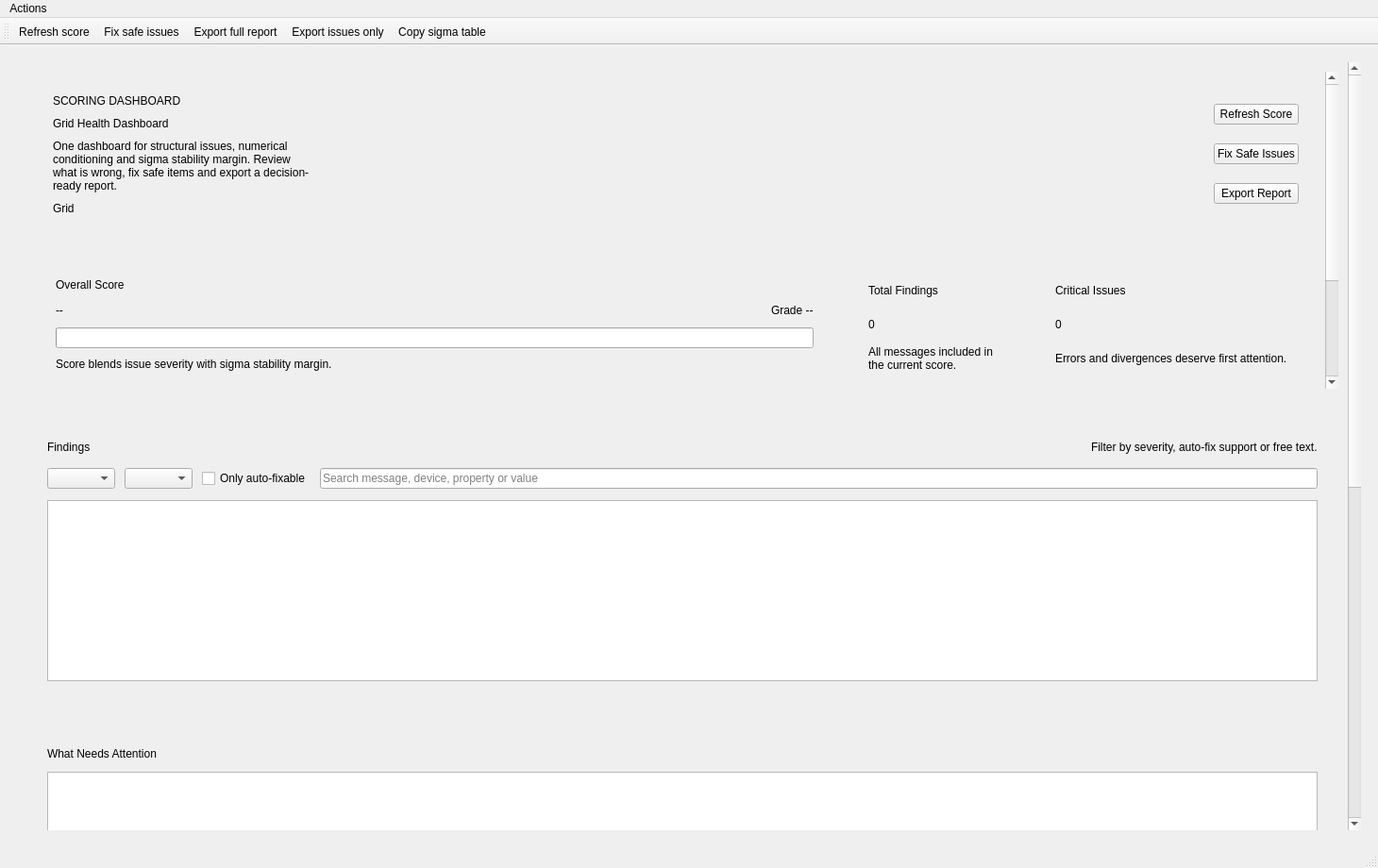
<?xml version="1.0" encoding="UTF-8"?>
<ui version="4.0">
 <class>MainWindow</class>
 <widget class="QMainWindow" name="MainWindow">
  <property name="geometry">
   <rect>
    <x>0</x>
    <y>0</y>
    <width>1460</width>
    <height>920</height>
   </rect>
  </property>
  <property name="minimumSize">
   <size>
    <width>1240</width>
    <height>760</height>
   </size>
  </property>
  <property name="windowTitle">
   <string>Grid Health Dashboard</string>
  </property>
  <widget class="QWidget" name="centralwidget">
   <layout class="QVBoxLayout" name="verticalLayout_6">
    <property name="leftMargin">
     <number>18</number>
    </property>
    <property name="topMargin">
     <number>18</number>
    </property>
    <property name="rightMargin">
     <number>18</number>
    </property>
    <property name="bottomMargin">
     <number>18</number>
    </property>
    <property name="spacing">
     <number>14</number>
    </property>
    <item>
     <widget class="QScrollArea" name="mainScrollArea">
      <property name="frameShape">
       <enum>QFrame::NoFrame</enum>
      </property>
      <property name="widgetResizable">
       <bool>true</bool>
      </property>
      <widget class="QWidget" name="mainScrollWidget">
       <layout class="QVBoxLayout" name="verticalLayout_mainScroll">
        <property name="leftMargin">
         <number>0</number>
        </property>
        <property name="topMargin">
         <number>0</number>
        </property>
        <property name="rightMargin">
         <number>0</number>
        </property>
        <property name="bottomMargin">
         <number>0</number>
        </property>
        <property name="spacing">
         <number>14</number>
        </property>
        <item>
         <widget class="QWidget" name="overviewPage">
       <layout class="QVBoxLayout" name="verticalLayout_overviewPage">
        <property name="leftMargin">
         <number>10</number>
        </property>
        <property name="topMargin">
         <number>10</number>
        </property>
        <property name="rightMargin">
         <number>10</number>
        </property>
        <property name="bottomMargin">
         <number>10</number>
        </property>
        <item>
         <widget class="QScrollArea" name="overviewScrollArea">
          <property name="frameShape">
           <enum>QFrame::NoFrame</enum>
          </property>
          <property name="widgetResizable">
           <bool>true</bool>
          </property>
          <widget class="QWidget" name="overviewScrollWidget">
           <layout class="QVBoxLayout" name="verticalLayout_overviewScroll">
            <property name="leftMargin">
             <number>0</number>
            </property>
            <property name="topMargin">
             <number>0</number>
            </property>
            <property name="rightMargin">
             <number>0</number>
            </property>
            <property name="bottomMargin">
             <number>0</number>
            </property>
            <property name="spacing">
             <number>14</number>
            </property>
            <item>
             <widget class="QFrame" name="heroFrame">
              <property name="frameShape">
               <enum>QFrame::NoFrame</enum>
              </property>
              <layout class="QHBoxLayout" name="horizontalLayout_hero">
               <property name="leftMargin">
                <number>28</number>
               </property>
               <property name="topMargin">
                <number>24</number>
               </property>
               <property name="rightMargin">
                <number>28</number>
               </property>
               <property name="bottomMargin">
                <number>24</number>
               </property>
               <property name="spacing">
                <number>20</number>
               </property>
               <item>
                <layout class="QVBoxLayout" name="verticalLayout_heroText">
                 <property name="spacing">
                  <number>10</number>
                 </property>
                 <item>
                  <widget class="QLabel" name="statusChipLabel">
                   <property name="text">
                    <string>SCORING DASHBOARD</string>
                   </property>
                  </widget>
                 </item>
                 <item>
                  <widget class="QLabel" name="titleLabel">
                   <property name="text">
                    <string>Grid Health Dashboard</string>
                   </property>
                  </widget>
                 </item>
                 <item>
                  <widget class="QLabel" name="subtitleLabel">
                   <property name="wordWrap">
                    <bool>true</bool>
                   </property>
                   <property name="text">
                    <string>One dashboard for structural issues, numerical conditioning and sigma stability margin. Review what is wrong, fix safe items and export a decision-ready report.</string>
                   </property>
                  </widget>
                 </item>
                 <item>
                  <widget class="QLabel" name="gridNameLabel">
                   <property name="text">
                    <string>Grid</string>
                   </property>
                  </widget>
                 </item>
                </layout>
               </item>
               <item>
                <spacer name="horizontalSpacer_hero">
                 <property name="orientation">
                  <enum>Qt::Horizontal</enum>
                 </property>
                 <property name="sizeHint" stdset="0">
                  <size>
                   <width>40</width>
                   <height>20</height>
                  </size>
                 </property>
                </spacer>
               </item>
               <item>
                <layout class="QVBoxLayout" name="verticalLayout_heroActions">
                 <property name="spacing">
                  <number>10</number>
                 </property>
                 <item>
                  <widget class="QPushButton" name="analyzeButton">
                   <property name="text">
                    <string>Refresh Score</string>
                   </property>
                  </widget>
                 </item>
                 <item>
                  <widget class="QPushButton" name="fixIssuesButton">
                   <property name="text">
                    <string>Fix Safe Issues</string>
                   </property>
                  </widget>
                 </item>
                 <item>
                  <widget class="QPushButton" name="exportReportButton">
                   <property name="text">
                    <string>Export Report</string>
                   </property>
                  </widget>
                 </item>
                </layout>
               </item>
              </layout>
             </widget>
            </item>
            <item>
             <widget class="QWidget" name="cardsWidget" native="true">
              <layout class="QGridLayout" name="gridLayout_cards">
               <property name="horizontalSpacing">
                <number>14</number>
               </property>
               <property name="verticalSpacing">
                <number>14</number>
               </property>
               <item row="0" column="0">
                <widget class="QFrame" name="scoreCardFrame">
                 <property name="minimumSize">
                  <size>
                   <width>0</width>
                   <height>138</height>
                  </size>
                 </property>
                 <property name="frameShape">
                  <enum>QFrame::NoFrame</enum>
                 </property>
                 <layout class="QVBoxLayout" name="verticalLayout_scoreCard">
                  <property name="leftMargin">
                   <number>22</number>
                  </property>
                  <property name="topMargin">
                   <number>18</number>
                  </property>
                  <property name="rightMargin">
                   <number>22</number>
                  </property>
                  <property name="bottomMargin">
                   <number>18</number>
                  </property>
                  <property name="spacing">
                   <number>8</number>
                  </property>
                  <item>
                   <widget class="QLabel" name="scoreCaptionLabel">
                    <property name="cssClass" stdset="0">
                     <string>cardCaption</string>
                    </property>
                    <property name="text">
                     <string>Overall Score</string>
                    </property>
                   </widget>
                  </item>
                  <item>
                   <layout class="QHBoxLayout" name="horizontalLayout_scoreValue">
                    <item>
                     <widget class="QLabel" name="scoreValueLabel">
                      <property name="cssClass" stdset="0">
                       <string>cardValue</string>
                      </property>
                      <property name="text">
                       <string>--</string>
                      </property>
                     </widget>
                    </item>
                    <item>
                     <spacer name="horizontalSpacer_scoreCard">
                      <property name="orientation">
                       <enum>Qt::Horizontal</enum>
                      </property>
                      <property name="sizeHint" stdset="0">
                       <size>
                        <width>20</width>
                        <height>20</height>
                       </size>
                      </property>
                     </spacer>
                    </item>
                    <item>
                     <widget class="QLabel" name="scoreGradeLabel">
                      <property name="text">
                       <string>Grade --</string>
                      </property>
                     </widget>
                    </item>
                   </layout>
                  </item>
                  <item>
                   <widget class="QProgressBar" name="scoreProgressBar">
                    <property name="value">
                     <number>0</number>
                    </property>
                    <property name="textVisible">
                     <bool>false</bool>
                    </property>
                   </widget>
                  </item>
                  <item>
                   <widget class="QLabel" name="scoreExplainerLabel">
                    <property name="wordWrap">
                     <bool>true</bool>
                    </property>
                    <property name="text">
                     <string>Score blends issue severity with sigma stability margin.</string>
                    </property>
                   </widget>
                  </item>
                 </layout>
                </widget>
               </item>
               <item row="0" column="1">
                <widget class="QFrame" name="issueCardFrame">
                 <property name="minimumSize">
                  <size>
                   <width>0</width>
                   <height>138</height>
                  </size>
                 </property>
                 <property name="frameShape">
                  <enum>QFrame::NoFrame</enum>
                 </property>
                 <layout class="QVBoxLayout" name="verticalLayout_issueCard">
                  <property name="leftMargin">
                   <number>22</number>
                  </property>
                  <property name="topMargin">
                   <number>18</number>
                  </property>
                  <property name="rightMargin">
                   <number>22</number>
                  </property>
                  <property name="bottomMargin">
                   <number>18</number>
                  </property>
                  <item>
                   <widget class="QLabel" name="issueCaptionLabel">
                    <property name="cssClass" stdset="0">
                     <string>cardCaption</string>
                    </property>
                    <property name="text">
                     <string>Total Findings</string>
                    </property>
                   </widget>
                  </item>
                  <item>
                   <widget class="QLabel" name="issueCountValueLabel">
                    <property name="cssClass" stdset="0">
                     <string>cardValue</string>
                    </property>
                    <property name="text">
                     <string>0</string>
                    </property>
                   </widget>
                  </item>
                  <item>
                   <widget class="QLabel" name="issueFootnoteLabel">
                    <property name="wordWrap">
                     <bool>true</bool>
                    </property>
                    <property name="text">
                     <string>All messages included in the current score.</string>
                    </property>
                   </widget>
                  </item>
                 </layout>
                </widget>
               </item>
               <item row="0" column="2">
                <widget class="QFrame" name="criticalCardFrame">
                 <property name="minimumSize">
                  <size>
                   <width>0</width>
                   <height>138</height>
                  </size>
                 </property>
                 <property name="frameShape">
                  <enum>QFrame::NoFrame</enum>
                 </property>
                 <layout class="QVBoxLayout" name="verticalLayout_criticalCard">
                  <property name="leftMargin">
                   <number>22</number>
                  </property>
                  <property name="topMargin">
                   <number>18</number>
                  </property>
                  <property name="rightMargin">
                   <number>22</number>
                  </property>
                  <property name="bottomMargin">
                   <number>18</number>
                  </property>
                  <item>
                   <widget class="QLabel" name="criticalCaptionLabel">
                    <property name="cssClass" stdset="0">
                     <string>cardCaption</string>
                    </property>
                    <property name="text">
                     <string>Critical Issues</string>
                    </property>
                   </widget>
                  </item>
                  <item>
                   <widget class="QLabel" name="criticalCountValueLabel">
                    <property name="cssClass" stdset="0">
                     <string>cardValue</string>
                    </property>
                    <property name="text">
                     <string>0</string>
                    </property>
                   </widget>
                  </item>
                  <item>
                   <widget class="QLabel" name="criticalFootnoteLabel">
                    <property name="wordWrap">
                     <bool>true</bool>
                    </property>
                    <property name="text">
                     <string>Errors and divergences deserve first attention.</string>
                    </property>
                   </widget>
                  </item>
                 </layout>
                </widget>
               </item>
               <item row="1" column="0">
                <widget class="QFrame" name="fixableCardFrame">
                 <property name="minimumSize">
                  <size>
                   <width>0</width>
                   <height>138</height>
                  </size>
                 </property>
                 <property name="frameShape">
                  <enum>QFrame::NoFrame</enum>
                 </property>
                 <layout class="QVBoxLayout" name="verticalLayout_fixableCard">
                  <property name="leftMargin">
                   <number>22</number>
                  </property>
                  <property name="topMargin">
                   <number>18</number>
                  </property>
                  <property name="rightMargin">
                   <number>22</number>
                  </property>
                  <property name="bottomMargin">
                   <number>18</number>
                  </property>
                  <item>
                   <widget class="QLabel" name="fixableCaptionLabel">
                    <property name="cssClass" stdset="0">
                     <string>cardCaption</string>
                    </property>
                    <property name="text">
                     <string>Auto-Fix Ready</string>
                    </property>
                   </widget>
                  </item>
                  <item>
                   <widget class="QLabel" name="fixableCountValueLabel">
                    <property name="cssClass" stdset="0">
                     <string>cardValue</string>
                    </property>
                    <property name="text">
                     <string>0</string>
                    </property>
                   </widget>
                  </item>
                  <item>
                   <widget class="QLabel" name="fixableFootnoteLabel">
                    <property name="wordWrap">
                     <bool>true</bool>
                    </property>
                    <property name="text">
                     <string>Safe corrections available from the dashboard.</string>
                    </property>
                   </widget>
                  </item>
                 </layout>
                </widget>
               </item>
               <item row="1" column="1">
                <widget class="QFrame" name="sigmaCardFrame">
                 <property name="minimumSize">
                  <size>
                   <width>0</width>
                   <height>138</height>
                  </size>
                 </property>
                 <property name="frameShape">
                  <enum>QFrame::NoFrame</enum>
                 </property>
                 <layout class="QVBoxLayout" name="verticalLayout_sigmaCard">
                  <property name="leftMargin">
                   <number>22</number>
                  </property>
                  <property name="topMargin">
                   <number>18</number>
                  </property>
                  <property name="rightMargin">
                   <number>22</number>
                  </property>
                  <property name="bottomMargin">
                   <number>18</number>
                  </property>
                  <item>
                   <widget class="QLabel" name="sigmaCaptionLabel">
                    <property name="cssClass" stdset="0">
                     <string>cardCaption</string>
                    </property>
                    <property name="text">
                     <string>Sigma Margin</string>
                    </property>
                   </widget>
                  </item>
                  <item>
                   <widget class="QLabel" name="sigmaHealthValueLabel">
                    <property name="cssClass" stdset="0">
                     <string>cardValue</string>
                    </property>
                    <property name="text">
                     <string>--</string>
                    </property>
                   </widget>
                  </item>
                  <item>
                   <widget class="QLabel" name="sigmaFootnoteLabel">
                    <property name="wordWrap">
                     <bool>true</bool>
                    </property>
                    <property name="text">
                     <string>Minimum stability distance from the sigma boundary.</string>
                    </property>
                   </widget>
                  </item>
                 </layout>
                </widget>
               </item>
               <item row="1" column="2">
                <widget class="QFrame" name="overviewHintFrame">
                 <property name="frameShape">
                  <enum>QFrame::NoFrame</enum>
                 </property>
                 <layout class="QVBoxLayout" name="verticalLayout_overviewHint">
                  <property name="leftMargin">
                   <number>22</number>
                  </property>
                  <property name="topMargin">
                   <number>18</number>
                  </property>
                  <property name="rightMargin">
                   <number>22</number>
                  </property>
                  <property name="bottomMargin">
                   <number>18</number>
                  </property>
                  <property name="spacing">
                   <number>10</number>
                  </property>
                  <item>
                   <widget class="QLabel" name="overviewHintTitleLabel">
                    <property name="text">
                     <string>How To Use This Dashboard</string>
                    </property>
                   </widget>
                  </item>
                  <item>
                   <widget class="QLabel" name="overviewHintBodyLabel">
                    <property name="wordWrap">
                     <bool>true</bool>
                    </property>
                    <property name="text">
                     <string>Use the dashboard sections below to review the executive overview, detailed findings, action narrative, sigma stability view and threshold controls.</string>
                    </property>
                   </widget>
                  </item>
                 </layout>
                </widget>
               </item>
              </layout>
             </widget>
            </item>
           </layout>
          </widget>
         </widget>
        </item>
       </layout>
         </widget>
        </item>
        <item>
         <widget class="QWidget" name="findingsPage">
       <layout class="QVBoxLayout" name="verticalLayout_findingsPage">
        <property name="leftMargin">
         <number>10</number>
        </property>
        <property name="topMargin">
         <number>10</number>
        </property>
        <property name="rightMargin">
         <number>10</number>
        </property>
        <property name="bottomMargin">
         <number>10</number>
        </property>
        <item>
         <widget class="QFrame" name="findingsFrame">
          <property name="frameShape">
           <enum>QFrame::NoFrame</enum>
          </property>
          <layout class="QVBoxLayout" name="verticalLayout_findings">
           <property name="leftMargin">
            <number>22</number>
           </property>
           <property name="topMargin">
            <number>18</number>
           </property>
           <property name="rightMargin">
            <number>22</number>
           </property>
           <property name="bottomMargin">
            <number>18</number>
           </property>
           <property name="spacing">
            <number>12</number>
           </property>
           <item>
            <layout class="QHBoxLayout" name="horizontalLayout_findingsHeader">
             <item>
              <widget class="QLabel" name="findingsTitleLabel">
               <property name="cssClass" stdset="0">
                <string>sectionTitle</string>
               </property>
               <property name="text">
                <string>Findings</string>
               </property>
              </widget>
             </item>
             <item>
              <spacer name="horizontalSpacer_findingsHeader">
               <property name="orientation">
                <enum>Qt::Horizontal</enum>
               </property>
               <property name="sizeHint" stdset="0">
                <size>
                 <width>40</width>
                 <height>20</height>
                </size>
               </property>
              </spacer>
             </item>
             <item>
              <widget class="QLabel" name="filtersHintLabel">
               <property name="text">
                <string>Filter by severity, auto-fix support or free text.</string>
               </property>
              </widget>
             </item>
            </layout>
           </item>
           <item>
            <layout class="QHBoxLayout" name="horizontalLayout_filters">
             <property name="spacing">
              <number>10</number>
             </property>
            <item>
             <widget class="QComboBox" name="severityFilterComboBox"/>
            </item>
            <item>
             <widget class="QComboBox" name="objectTypeFilterComboBox"/>
            </item>
            <item>
             <widget class="QCheckBox" name="fixableOnlyCheckBox">
               <property name="text">
                <string>Only auto-fixable</string>
               </property>
              </widget>
             </item>
             <item>
              <widget class="QLineEdit" name="issueSearchLineEdit">
               <property name="placeholderText">
                <string>Search message, device, property or value</string>
               </property>
              </widget>
             </item>
            </layout>
           </item>
           <item>
            <widget class="QTreeView" name="issuesTreeView"/>
           </item>
          </layout>
         </widget>
        </item>
       </layout>
         </widget>
        </item>
        <item>
         <widget class="QWidget" name="narrativePage">
       <layout class="QVBoxLayout" name="verticalLayout_narrativePage">
        <property name="leftMargin">
         <number>10</number>
        </property>
        <property name="topMargin">
         <number>10</number>
        </property>
        <property name="rightMargin">
         <number>10</number>
        </property>
        <property name="bottomMargin">
         <number>10</number>
        </property>
        <item>
         <widget class="QFrame" name="narrativeFrame">
          <property name="frameShape">
           <enum>QFrame::NoFrame</enum>
          </property>
          <layout class="QVBoxLayout" name="verticalLayout_narrative">
           <property name="leftMargin">
            <number>22</number>
           </property>
           <property name="topMargin">
            <number>18</number>
           </property>
           <property name="rightMargin">
            <number>22</number>
           </property>
           <property name="bottomMargin">
            <number>18</number>
           </property>
           <property name="spacing">
            <number>12</number>
           </property>
           <item>
            <widget class="QLabel" name="narrativeTitleLabel">
             <property name="cssClass" stdset="0">
              <string>sectionTitle</string>
             </property>
             <property name="text">
              <string>What Needs Attention</string>
             </property>
            </widget>
           </item>
           <item>
            <widget class="QTextBrowser" name="narrativeBrowser">
             <property name="openExternalLinks">
              <bool>false</bool>
             </property>
            </widget>
           </item>
          </layout>
         </widget>
        </item>
       </layout>
         </widget>
        </item>
        <item>
         <widget class="QWidget" name="sigmaPage">
       <layout class="QVBoxLayout" name="verticalLayout_sigmaPage">
        <property name="leftMargin">
         <number>10</number>
        </property>
        <property name="topMargin">
         <number>10</number>
        </property>
        <property name="rightMargin">
         <number>10</number>
        </property>
        <property name="bottomMargin">
         <number>10</number>
        </property>
        <item>
         <widget class="QFrame" name="sigmaPanelFrame">
          <property name="frameShape">
           <enum>QFrame::NoFrame</enum>
          </property>
          <layout class="QVBoxLayout" name="verticalLayout_sigmaPanel">
           <property name="leftMargin">
            <number>22</number>
           </property>
           <property name="topMargin">
            <number>18</number>
           </property>
           <property name="rightMargin">
            <number>22</number>
           </property>
           <property name="bottomMargin">
            <number>18</number>
           </property>
           <property name="spacing">
            <number>12</number>
           </property>
           <item>
            <layout class="QHBoxLayout" name="horizontalLayout_sigmaHeader">
             <item>
              <widget class="QLabel" name="sigmaTitleLabel">
               <property name="cssClass" stdset="0">
                <string>sectionTitle</string>
               </property>
               <property name="text">
                <string>Sigma Stability</string>
               </property>
              </widget>
             </item>
             <item>
              <spacer name="horizontalSpacer_sigmaHeader">
               <property name="orientation">
                <enum>Qt::Horizontal</enum>
               </property>
               <property name="sizeHint" stdset="0">
                <size>
                 <width>40</width>
                 <height>20</height>
                </size>
               </property>
              </spacer>
             </item>
             <item>
              <widget class="QLabel" name="sigmaStatusLabel">
               <property name="text">
                <string>Sigma analysis pending.</string>
               </property>
              </widget>
             </item>
            </layout>
           </item>
           <item>
            <widget class="GraphsWidget" name="sigmaPlotWidget" native="true"/>
           </item>
          </layout>
         </widget>
        </item>
       </layout>
         </widget>
        </item>
        <item>
         <widget class="QWidget" name="controlsPage">
       <layout class="QVBoxLayout" name="verticalLayout_controlsPage">
        <property name="leftMargin">
         <number>10</number>
        </property>
        <property name="topMargin">
         <number>10</number>
        </property>
        <property name="rightMargin">
         <number>10</number>
        </property>
        <property name="bottomMargin">
         <number>10</number>
        </property>
        <item>
         <widget class="QFrame" name="controlsFrame">
          <property name="frameShape">
           <enum>QFrame::NoFrame</enum>
          </property>
          <layout class="QVBoxLayout" name="verticalLayout_controls">
           <property name="leftMargin">
            <number>22</number>
           </property>
           <property name="topMargin">
            <number>18</number>
           </property>
           <property name="rightMargin">
            <number>22</number>
           </property>
           <property name="bottomMargin">
            <number>18</number>
           </property>
           <property name="spacing">
            <number>12</number>
           </property>
           <item>
            <widget class="QLabel" name="controlsTitleLabel">
             <property name="cssClass" stdset="0">
              <string>sectionTitle</string>
             </property>
             <property name="text">
              <string>Assessment Controls</string>
             </property>
            </widget>
           </item>
           <item>
            <widget class="QLabel" name="controlsHintLabel">
             <property name="wordWrap">
              <bool>true</bool>
             </property>
             <property name="text">
              <string>Adjust the guardrails used by the diagnostics, then refresh the score to compare scenarios before exporting the report.</string>
             </property>
            </widget>
           </item>
           <item>
            <widget class="QScrollArea" name="controlsScrollArea">
             <property name="frameShape">
              <enum>QFrame::NoFrame</enum>
             </property>
             <property name="widgetResizable">
              <bool>true</bool>
             </property>
             <widget class="QWidget" name="controlsScrollWidget">
              <layout class="QVBoxLayout" name="verticalLayout_controlsScroll">
               <property name="leftMargin">
                <number>0</number>
               </property>
               <property name="topMargin">
                <number>0</number>
               </property>
               <property name="rightMargin">
                <number>0</number>
               </property>
               <property name="bottomMargin">
                <number>0</number>
               </property>
               <property name="spacing">
                <number>12</number>
               </property>
               <item>
                <layout class="QFormLayout" name="formLayout_controls">
                 <property name="labelAlignment">
                  <set>Qt::AlignLeading|Qt::AlignLeft|Qt::AlignVCenter</set>
                 </property>
                 <property name="formAlignment">
                  <set>Qt::AlignLeading|Qt::AlignLeft|Qt::AlignTop</set>
                 </property>
                 <property name="horizontalSpacing">
                  <number>12</number>
                 </property>
                 <property name="verticalSpacing">
                  <number>12</number>
                 </property>
                 <item row="0" column="0">
                  <widget class="QLabel" name="activePowerImbalanceLabel">
                   <property name="text">
                    <string>Active power imbalance (%)</string>
                   </property>
                  </widget>
                 </item>
                 <item row="0" column="1">
                  <widget class="QDoubleSpinBox" name="activePowerImbalanceSpinBox">
                   <property name="decimals">
                    <number>2</number>
                   </property>
                   <property name="maximum">
                    <double>100.000000000000000</double>
                   </property>
                   <property name="value">
                    <double>2.000000000000000</double>
                   </property>
                  </widget>
                 </item>
                 <item row="1" column="0">
                  <widget class="QLabel" name="genVsetLabel">
                   <property name="text">
                    <string>Generator Vset range (min / max)</string>
                   </property>
                  </widget>
                 </item>
                 <item row="1" column="1">
                  <layout class="QHBoxLayout" name="horizontalLayout_genVset">
                   <item>
                    <widget class="QDoubleSpinBox" name="genVsetMinSpinBox">
                     <property name="decimals">
                      <number>3</number>
                     </property>
                     <property name="maximum">
                      <double>10.000000000000000</double>
                     </property>
                     <property name="singleStep">
                      <double>0.010000000000000</double>
                     </property>
                     <property name="value">
                      <double>0.950000000000000</double>
                     </property>
                    </widget>
                   </item>
                   <item>
                    <widget class="QDoubleSpinBox" name="genVsetMaxSpinBox">
                     <property name="decimals">
                      <number>3</number>
                     </property>
                     <property name="maximum">
                      <double>10.000000000000000</double>
                     </property>
                     <property name="singleStep">
                      <double>0.010000000000000</double>
                     </property>
                     <property name="value">
                      <double>1.050000000000000</double>
                     </property>
                    </widget>
                   </item>
                  </layout>
                 </item>
                 <item row="2" column="0">
                  <widget class="QLabel" name="tapModuleLabel">
                   <property name="text">
                    <string>Transformer tap module (min / max)</string>
                   </property>
                  </widget>
                 </item>
                 <item row="2" column="1">
                  <layout class="QHBoxLayout" name="horizontalLayout_tapModule">
                   <item>
                    <widget class="QDoubleSpinBox" name="transformerTapModuleMinSpinBox">
                     <property name="decimals">
                      <number>3</number>
                     </property>
                     <property name="maximum">
                      <double>10.000000000000000</double>
                     </property>
                     <property name="singleStep">
                      <double>0.010000000000000</double>
                     </property>
                     <property name="value">
                      <double>0.950000000000000</double>
                     </property>
                    </widget>
                   </item>
                   <item>
                    <widget class="QDoubleSpinBox" name="transformerTapModuleMaxSpinBox">
                     <property name="decimals">
                      <number>3</number>
                     </property>
                     <property name="maximum">
                      <double>10.000000000000000</double>
                     </property>
                     <property name="singleStep">
                      <double>0.010000000000000</double>
                     </property>
                     <property name="value">
                      <double>1.050000000000000</double>
                     </property>
                    </widget>
                   </item>
                  </layout>
                 </item>
                 <item row="3" column="0">
                  <widget class="QLabel" name="virtualTapToleranceLabel">
                   <property name="text">
                    <string>Virtual tap tolerance (%)</string>
                   </property>
                  </widget>
                 </item>
                 <item row="3" column="1">
                  <widget class="QDoubleSpinBox" name="virtualTapToleranceSpinBox">
                   <property name="decimals">
                    <number>2</number>
                   </property>
                   <property name="maximum">
                    <double>1000.000000000000000</double>
                   </property>
                   <property name="value">
                    <double>10.000000000000000</double>
                   </property>
                  </widget>
                 </item>
                 <item row="4" column="0">
                  <widget class="QLabel" name="lineVoltageToleranceLabel">
                   <property name="text">
                    <string>Line voltage mismatch tolerance (%)</string>
                   </property>
                  </widget>
                 </item>
                 <item row="4" column="1">
                  <widget class="QDoubleSpinBox" name="lineNominalVoltageToleranceSpinBox">
                   <property name="decimals">
                    <number>2</number>
                   </property>
                   <property name="maximum">
                    <double>1000.000000000000000</double>
                   </property>
                   <property name="value">
                    <double>10.000000000000000</double>
                   </property>
                  </widget>
                 </item>
                 <item row="5" column="0">
                  <widget class="QLabel" name="transformerVccLabel">
                   <property name="text">
                    <string>Transformer Vcc (%) min / max</string>
                   </property>
                  </widget>
                 </item>
                 <item row="5" column="1">
                  <layout class="QHBoxLayout" name="horizontalLayout_vcc">
                   <item>
                    <widget class="QDoubleSpinBox" name="transformerVccMinSpinBox">
                     <property name="decimals">
                      <number>2</number>
                     </property>
                     <property name="maximum">
                      <double>100.000000000000000</double>
                     </property>
                     <property name="value">
                      <double>8.000000000000000</double>
                     </property>
                    </widget>
                   </item>
                   <item>
                    <widget class="QDoubleSpinBox" name="transformerVccMaxSpinBox">
                     <property name="decimals">
                      <number>2</number>
                     </property>
                     <property name="maximum">
                      <double>100.000000000000000</double>
                     </property>
                     <property name="value">
                      <double>18.000000000000000</double>
                     </property>
                    </widget>
                   </item>
                  </layout>
                 </item>
                </layout>
               </item>
               <item>
                <widget class="QCheckBox" name="fixTimeSeriesCheckBox">
                 <property name="text">
                  <string>Apply safe fixes to time-series profiles too</string>
                 </property>
                 <property name="checked">
                  <bool>true</bool>
                 </property>
                </widget>
               </item>
               <item>
                <spacer name="verticalSpacer_controls">
                 <property name="orientation">
                  <enum>Qt::Vertical</enum>
                 </property>
                 <property name="sizeHint" stdset="0">
                  <size>
                   <width>20</width>
                   <height>40</height>
                  </size>
                 </property>
                </spacer>
               </item>
              </layout>
             </widget>
            </widget>
           </item>
          </layout>
         </widget>
        </item>
       </layout>
         </widget>
        </item>
       </layout>
      </widget>
     </widget>
    </item>
   </layout>
  </widget>
  <widget class="QMenuBar" name="menubar">
   <property name="geometry">
    <rect>
     <x>0</x>
     <y>0</y>
     <width>1460</width>
     <height>22</height>
    </rect>
   </property>
   <widget class="QMenu" name="menuActions">
    <property name="title">
     <string>Actions</string>
    </property>
    <addaction name="actionAnalyze"/>
    <addaction name="actionFixIssues"/>
    <addaction name="actionExportReport"/>
    <addaction name="actionSaveDiagnostic"/>
    <addaction name="actionCopySigmaTable"/>
   </widget>
   <addaction name="menuActions"/>
  </widget>
  <widget class="QToolBar" name="mainToolBar">
   <property name="windowTitle">
    <string>Main</string>
   </property>
   <attribute name="toolBarArea">
    <enum>TopToolBarArea</enum>
   </attribute>
   <addaction name="actionAnalyze"/>
   <addaction name="actionFixIssues"/>
   <addaction name="actionExportReport"/>
   <addaction name="actionSaveDiagnostic"/>
   <addaction name="actionCopySigmaTable"/>
  </widget>
  <widget class="QStatusBar" name="statusbar"/>
  <action name="actionAnalyze">
   <property name="text">
    <string>Refresh score</string>
   </property>
  </action>
  <action name="actionFixIssues">
   <property name="text">
    <string>Fix safe issues</string>
   </property>
  </action>
  <action name="actionSaveDiagnostic">
   <property name="text">
    <string>Export issues only</string>
   </property>
  </action>
  <action name="actionExportReport">
   <property name="text">
    <string>Export full report</string>
   </property>
  </action>
  <action name="actionCopySigmaTable">
   <property name="text">
    <string>Copy sigma table</string>
   </property>
  </action>
 </widget>
 <customwidgets>
  <customwidget>
   <class>GraphsWidget</class>
   <extends>QWidget</extends>
   <header>VeraGrid.Gui.Widgets.qtgraphs_widget</header>
  </customwidget>
 </customwidgets>
 <resources/>
 <connections/>
</ui>
